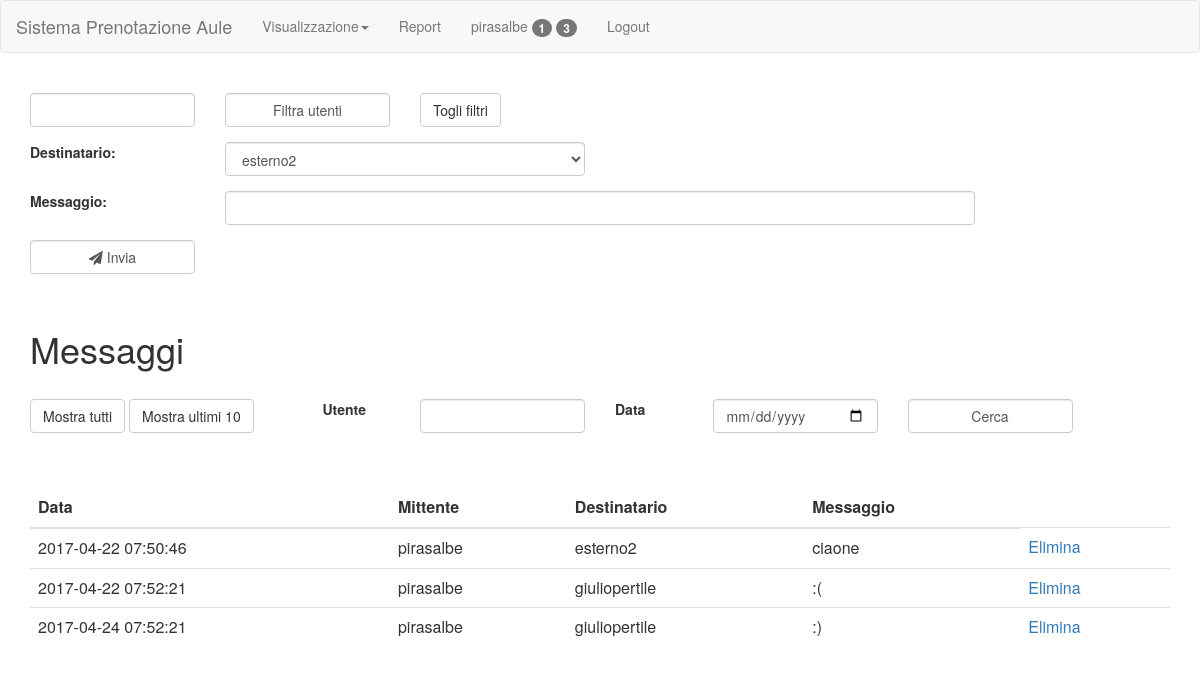
The page /messages.php (signed in) on the database its author committed.
### tables this page shows
CREATE TABLE `messages` (
  `id` int(11) NOT NULL,
  `primo` varchar(20) NOT NULL,
  `secondo` varchar(20) NOT NULL,
  `messaggio` varchar(100) NOT NULL,
  `timestamp` varchar(20) NOT NULL
);

### script/sql.php (called while the page is built, shortened)
<?php
function init()
{
    $servername = "localhost";
    $username = "root";
    $password = "";
    $dbname = "aule";
    $conn = new mysqli($servername, $username, $password, $dbname);
    return $conn;
}
function users($user)
{
	$where="";
    $sql = "SELECT *
			FROM utenti where username<>?" . $where;
    $conn = init();
    $result = null;
    if ($stmt = $conn->prepare($sql)) {
		if($user=="-1")
			$stmt->bind_param("s", $_SESSION['user']);
		else
			$stmt->bind_param("ss", $_SESSION['user'], $user);
        $stmt->execute();
        $result = $stmt->get_result();
    }
    return $result;
}
function messages($user, $data)
{
	$where="";
    $sql = "SELECT *
			FROM messages
			where (primo=? || secondo=?) " . $where .
			"order by secondo, timestamp";
    $conn = init();
    $result = null;
    if ($stmt = $conn->prepare($sql)) {
		if($user=="-1" && $data=="-1")
			$stmt->bind_param("ss", $_SESSION['user'], $_SESSION['user']);
        $stmt->execute();
        $result = $stmt->get_result();
    }
    return $result;
}
?>

### messages.php (the view, shortened to what this page needs)
<?php
include("script/recursive.php");
$uvalue="";
$dvalue="";
?>
<html>
<head>
</head>
<body>
<br>
<div class="container">
	<div class="row form-group">
		<form action="messages">
			<div class="col-sm-2">
				<input name="dest" class="form-control" maxlength="20" value="<?php echo $dvalue; ?>">
			</div>
			<div class="col-sm-2">
				<button type="submit" class="form-control">Filtra utenti</button>
			</div>
			<div class="col-sm-2">
				<a href="messages" class="btn btn-default">Togli filtri</a>
			</div>
		</form>
	</div>
    <form action="script/sendMessage">
        <div class="row form-group">
            <div class="col-sm-2">
                <label for="username">Destinatario: </label>
            </div>
            <div class="col-sm-4">
                <select name="username" class="form-control">
                    <?php
					$dest="-1";
                    $result = users($dest);
                    if (isset($result) && $result != null) {
                        while ($row = $result->fetch_assoc()) {
							if($row['attivo']=="si")
								echo "<option value='" . $row["username"] . "'>" . $row["username"] . "</option>";
                        }
                    }
                    ?>
                </select>
            </div>
        </div>
        <div class="row form-group">
            <div class="col-sm-2">
                <label for="messaggio">Messaggio: </label>
            </div>
            <div class="col-sm-8">
                <input name="messaggio" class="form-control" maxlength="100">
            </div>
        </div>
        <div class="row form-group">
            <div class="col-sm-2">
                <button type="submit" class="form-control">
                    <i class="fa fa-paper-plane"></i> Invia
                </button>
            </div>
        </div>
    </form>
</div>
<br>
<div class="container">
	<p class="h1">Messaggi</p><br>
		<div class="row form-group">
            <div class="col-sm-3">
                <a class="btn btn-default" href="messages">Mostra tutti</a>
                <a class="btn btn-default" href="messages?show=10">Mostra ultimi 10</a>
            </div>
			<form action="messages">
				<div class="col-sm-1">
					<label for="user">Utente</label>
				</div>
				<div class="col-sm-2">
					<input name="user" class="form-control" maxlength="20" value="<?php echo $uvalue; ?>">
				</div>
				<div class="col-sm-1">
					<label for="data">Data</label>
				</div>
				<div class="col-sm-2">
					<input name="data" class="form-control" type="date">
				</div>
				<div class="col-sm-2">
					<button type="submit" class="form-control">Cerca</button>
				</div>
			</form>
        </div>
	<br><br>
    <div class="table-responsive">
        <table class="table">
            <thead>
            <tr>
                <th>Data</th>
                <th>Mittente</th>
                <th>Destinatario</th>
                <th>Messaggio</th>
            </tr>
            </thead>
            <tbody>
            <?php
			$user=$data="-1";
            $result = messages($user, $data);
            if (isset($result) && $result != null) {
                while ($row = $result->fetch_assoc()) {
                    echo "<tr>
                            <td>" . $row["timestamp"] . "</td>
                            <td>" . $row['primo'] . "</td>
                            <td>" . $row["secondo"] . "</td>
                            <td>" . $row["messaggio"] . "</td>
                            <td><a href='script/deleteMessage?id=" . $row["id"] . "'>Elimina</a></td>
                        </tr>";
                }
            }
            ?>
            </tbody>
        </table>
    </div>
</div>
</body>
</html>

### rows shown on the page
messages: timestamp "2017-04-22 07:50:46", primo "pirasalbe", secondo "esterno2", messaggio "ciaone"
messages: timestamp "2017-04-22 07:52:21", primo "pirasalbe", secondo "giuliopertile", messaggio ":("
messages: timestamp "2017-04-24 07:52:21", primo "pirasalbe", secondo "giuliopertile", messaggio ":)"

### other values the page prints
$user "pirasalbe"
$cont "1"
$cont "3"
$log "Logout"
form field username "esterno2"
